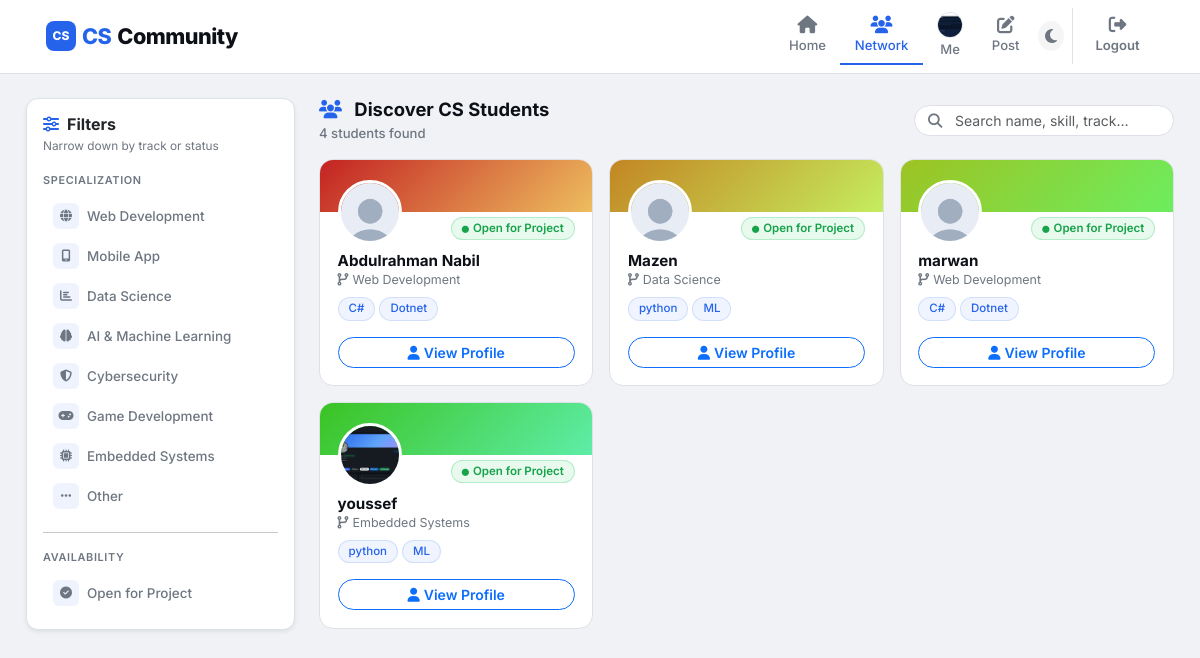
/network (signed in), run on the app's committed database.
### models.py (models this page shows, shortened)
class User(db.Model, UserMixin):
    id = db.Column(db.Integer, primary_key=True)
    username = db.Column(db.String(50), unique=True, nullable=False)
    email = db.Column(db.String(120), unique=True, nullable=False)
    password_hash = db.Column(db.String(256), nullable=False)
    track = db.Column(db.String(50), nullable=True)           # e.g. "Web Development", "AI & ML"
    skills = db.Column(db.String(200), nullable=True)          # comma-separated, e.g. "Python, React"
    available_for_project = db.Column(db.Boolean, default=True, nullable=False)
    github_link = db.Column(db.String(200), nullable=True)
    portfolio_link = db.Column(db.String(200), nullable=True)
    linkedin_link = db.Column(db.String(200), nullable=True)
    phone_number = db.Column(db.String(20), nullable=True)     # WhatsApp contact
    cv_file = db.Column(db.String(150), nullable=True)
    profile_image = db.Column(db.String(150), nullable=False, default='default_profile.png')
    posts = db.relationship("Post", back_populates="author", cascade="all, delete-orphan")
    comments = db.relationship("Comment", back_populates="author", cascade="all, delete-orphan")
    likes = db.relationship("Like", back_populates="user", cascade="all, delete-orphan")

### app.py (the view, shortened to what this page needs)
@app.route("/network")
@login_required
def network():
    search_q      = request.args.get("search", "").strip()
    track_filter  = request.args.get("track", "").strip()
    avail_filter  = request.args.get("available", "").strip()
    query = User.query.filter(User.id != current_user.id)
    if track_filter:
        query = query.filter(User.track == track_filter)
    if avail_filter == "yes":
        query = query.filter(User.available_for_project == True)
    users = query.order_by(
        User.available_for_project.desc(),
        User.username.asc()
    ).all()
    return render_template(
        "network.html",
        users=users,
        search_q=search_q,
        track_filter=track_filter,
        avail_filter=avail_filter,
        total=len(users),
    )

### app.py (called while the page is built)
def profile_image_url(filename: str) -> str:
    fn = filename if filename else "default_profile.png"
    return url_for("static", filename=f"uploads/profile_pics/{fn}")

@login_manager.user_loader
def load_user(user_id):
    return db.session.get(User, int(user_id))

### templates/network.html (shortened to what this page needs)
{% extends "base.html" %}
{% block content %}
<div class="row g-4">
    <div class="col-lg-3 d-none d-lg-block">
        <div class="card p-3 shadow-sm filter-sidebar">
            <h6 class="fw-bold mb-1 d-flex align-items-center gap-2">
                <i class="fas fa-sliders" style="color:var(--accent-color);"></i>
                Filters
            </h6>
            <p class="text-muted mb-3" style="font-size:0.74rem;">Narrow down by track or status</p>
            <p class="small fw-semibold text-muted mb-2 text-uppercase"
                style="font-size:0.68rem; letter-spacing:.06em;">
                Specialization
            </p>
            {% set tracks = [
            ('Web Development', 'fa-globe', '#2563eb'),
            ('Mobile App', 'fa-mobile-screen', '#7c3aed'),
            ('Data Science', 'fa-chart-bar', '#0891b2'),
            ('AI & Machine Learning', 'fa-brain', '#d97706'),
            ('Cybersecurity', 'fa-shield-halved', '#dc2626'),
            ('Game Development', 'fa-gamepad', '#16a34a'),
            ('Embedded Systems', 'fa-microchip', '#78716c'),
            ('Other', 'fa-ellipsis', '#6b7280'),
            ] %}
            {% for track_name, icon, color in tracks %}
            <a href="{{ url_for('network', track=track_name,
                          available=avail_filter if avail_filter else '',
                          search=search_q if search_q else '') }}"
                class="track-option {{ 'active-track' if track_filter == track_name }}" >
                <span class="track-icon" >
                    <i class="fas {{ icon }}"></i>
                </span>
                {{ track_name }}
            </a>
            {% endfor %}
            <hr class="my-3 opacity-25">
            <p class="small fw-semibold text-muted mb-2 text-uppercase"
                style="font-size:0.68rem; letter-spacing:.06em;">
                Availability
            </p>
            <a href="{{ url_for('network',
                          track=track_filter if track_filter else '',
                          available='' if avail_filter == 'yes' else 'yes',
                          search=search_q if search_q else '') }}"
                class="track-option {{ 'active-track' if avail_filter == 'yes' }}" >
                <span class="track-icon" >
                    <i class="fas fa-circle-check"></i>
                </span>
                Open for Project
            </a>
        </div>
    </div>
    <div class="col-lg-9">
        <div class="d-flex align-items-center justify-content-between mb-3 flex-wrap gap-2">
            <div>
                <h4 class="fw-bold mb-0" style="font-size:1.15rem;">
                    <i class="fas fa-users me-2" style="color:var(--accent-color);"></i>
                    Discover CS Students
                </h4>
                <p class="text-muted mb-0 result-count mt-1">
                    {% if total == 0 %}
                    No students found
                    {% elif total == 1 %}
                    1 student found
                    {% else %}
                    {{ total }} students found
                    {% endif %}
                </p>
            </div>
            <form method="GET" action="{{ url_for('network') }}" class="search-wrap" style="width:260px;">
                <input type="text" name="search" class="form-control form-control-sm"
                    placeholder="Search name, skill, track…" value="{{ search_q }}" autocomplete="off">
            </form>
        </div>
        {% if users %}
        <div class="row g-3">
            {% for user in users %}
            <div class="col-md-6 col-xl-4">
                <div class="user-card h-100">
                    <div class="user-card-banner" style="background:linear-gradient(135deg,
                 hsl({{ loop.index0 * 37 % 360 }}, 70%, 45%) 0%,
                 hsl({{ (loop.index0 * 37 + 40) % 360 }}, 80%, 65%) 100%);"></div>
                    <div class="user-card-body">
                        <div class="d-flex align-items-end justify-content-between mb-2">
                            <img src="{{ profile_image_url(user.profile_image) }}" alt="{{ user.username }}"
                                onerror="this.src='{{ url_for('static', filename='uploads/profile_pics/default_profile.png') }}'"
                                class="user-avatar">
                            {% if user.available_for_project %}
                            <span class="badge-avail mb-1">
                                <i class="fas fa-circle me-1" style="font-size:0.45rem;"></i>Open for Project
                            </span>
                            {% endif %}
                        </div>
                        <h6 class="fw-bold mb-0" style="font-size:0.95rem;">
                            {% if search_q and search_q.lower() in user.username.lower() %}
                            {{ user.username | replace(search_q, '<mark>' ~ search_q ~ '</mark>') | safe }}
                            {% else %}
                            {{ user.username }}
                            {% endif %}
                        </h6>
                        <p class="text-muted mb-2" style="font-size:0.78rem;">
                            <i class="fas fa-code-branch me-1"></i>{{ user.track or 'CS Student' }}
                        </p>
                        {% if user.skills %}
                        <div class="d-flex flex-wrap gap-1 mb-3">
                            {% set skill_list = user.skills.split(',') %}
                            {% for skill in skill_list[:3] %}
                            <span class="skill-chip">{{ skill.strip() }}</span>
                            {% endfor %}
                        </div>
                        {% else %}
                        <div class="mb-3"></div>
                        {% endif %}
                        <div class="mt-auto">
                            <a href="{{ url_for('profile', user_id=user.id) }}"
                                class="btn btn-sm btn-outline-primary w-100 rounded-pill fw-semibold">
                                <i class="fas fa-user me-1"></i>View Profile
                            </a>
                        </div>
                    </div>
                </div>
            </div>
            {% endfor %}
        </div>
        {% endif %}
    </div>
</div>
{% endblock %}

### templates/base.html (shortened to what this page needs)
<!DOCTYPE html>
<html lang="en" data-theme="light">
<head>
  <link href="https://cdn.jsdelivr.net/npm/bootstrap@5.3.0/dist/css/bootstrap.min.css" rel="stylesheet">
  <link rel="stylesheet" href="https://cdnjs.cloudflare.com/ajax/libs/font-awesome/6.4.0/css/all.min.css">
</head>
<body>
  <nav class="navbar navbar-expand-lg sticky-top">
    <div class="container-xl px-3">
      <a class="csc-brand" href="{{ url_for('landing') }}">
        <span class="csc-logo-icon">CS</span>
        <span class="brand-cs">CS</span><span class="brand-c">Community</span>
      </a>
      <div class="collapse navbar-collapse" id="navbarNav">
        <ul class="navbar-nav ms-auto align-items-center">
          {% if current_user.is_authenticated %}
          <li class="nav-item">
            <a class="nav-link {{ 'active' if request.endpoint == 'home' }}" href="{{ url_for('home') }}">
              <i class="fas fa-house"></i>Home
            </a>
          </li>
          <li class="nav-item">
            <a class="nav-link {{ 'active' if request.endpoint == 'network' }}" href="{{ url_for('network') }}">
              <i class="fas fa-users"></i>Network
            </a>
          </li>
          <li class="nav-item">
            <a class="nav-link {{ 'active' if request.endpoint in ['profile','me'] }}" href="{{ url_for('me') }}">
              <img src="{{ profile_image_url(current_user.profile_image) }}" class="profile-img-nav"
                alt="{{ current_user.username }}"
                onerror="this.src='{{ url_for('static', filename='uploads/profile_pics/default_profile.png') }}'">
              Me
            </a>
          </li>
          <li class="nav-item">
            <a class="nav-link {{ 'active' if request.endpoint == 'new_post' }}" href="{{ url_for('new_post') }}">
              <i class="fas fa-pen-to-square"></i>Post
            </a>
          </li>
          <li class="nav-item d-none d-lg-block mx-1">
            <div class="theme-toggle" id="theme-toggle"></div>
          </li>
          <li class="nav-item border-start ps-2 ms-1">
            <a class="nav-link text-danger fw-semibold" href="{{ url_for('logout') }}">
              <i class="fas fa-right-from-bracket"></i>Logout
            </a>
          </li>
          {% endif %}
        </ul>
      </div>
    </div>
  </nav>
  <div class="page-wrapper">
    {% block content %}{% endblock %}
  </div>
</body>
</html>

### templates/base.html (style rules this page uses)
:root { --bg-color: #f0f2f5; --card-bg: #ffffff; --text-main: #0d1117; --text-muted: #6e7681; --nav-bg: #ffffff; --accent-color: #2563eb; --accent-hover: #1d4ed8; --border-color: #dde1e7; --success-bg: #dcfce7; --badge-track: #eff6ff; }
*, *::before, *::after { box-sizing: border-box; }
body { background-color: var(--bg-color); font-family: 'Inter', system-ui, sans-serif; color: var(--text-main); transition: background-color 0.25s, color 0.25s; }
.navbar { background-color: var(--nav-bg); border-bottom: 1px solid var(--border-color); padding: 0.25rem 0; transition: background-color 0.25s; }
.csc-brand { font-weight: 800; font-size: 1.35rem; letter-spacing: -0.5px; text-decoration: none; display: flex; align-items: center; gap: 6px; }
.csc-logo-icon { display: inline-flex; align-items: center; justify-content: center; width: 30px; height: 30px; border-radius: 8px; background: var(--accent-color); color: #fff; font-size: 0.75rem; font-weight: 800; letter-spacing: 0; flex-shrink: 0; }
.csc-brand .brand-cs { color: var(--accent-color); }
.csc-brand .brand-c { color: var(--text-main); }
.nav-link { color: var(--text-muted) !important; font-weight: 500; font-size: 0.82rem; display: flex; flex-direction: column; align-items: center; padding: 0.5rem 0.9rem !important; transition: color 0.15s; border-bottom: 2px solid transparent; margin-bottom: -1px; }
.nav-link.active { color: var(--accent-color) !important; border-bottom: 2px solid var(--accent-color); }
.nav-link i { font-size: 1.1rem; margin-bottom: 2px; }
.profile-img-nav { width: 26px; height: 26px; border-radius: 50%; object-fit: cover; border: 1.5px solid var(--border-color); margin-bottom: 2px; }
.card { background-color: var(--card-bg); border: 1px solid var(--border-color); border-radius: 12px; box-shadow: 0 1px 3px rgba(0, 0, 0, 0.04); margin-bottom: 1rem; transition: background-color 0.25s, border-color 0.25s; }
.theme-toggle { cursor: pointer; padding: 7px; border-radius: 50%; background: rgba(0, 0, 0, 0.04); display: flex; align-items: center; justify-content: center; transition: background 0.2s; color: var(--text-muted); }
.page-wrapper { max-width: 1180px; margin: 0 auto; padding: 1.5rem 1rem; }
.text-muted { color: var(--text-muted) !important; }
a { transition: color 0.15s; }

### templates/network.html (style rules this page uses)
.filter-sidebar { position: sticky; top: 80px; }
.search-wrap { position: relative; }
.search-wrap input { padding-left: 2.5rem; border-radius: 50px !important; border: 1.5px solid var(--border-color); background: var(--card-bg); color: var(--text-main); transition: border-color 0.2s, box-shadow 0.2s; }
.track-option { display: flex; align-items: center; gap: 8px; padding: 7px 10px; border-radius: 8px; cursor: pointer; font-size: 0.84rem; font-weight: 500; color: var(--text-muted); text-decoration: none; transition: background 0.15s, color 0.15s; }
.track-icon { width: 26px; height: 26px; border-radius: 6px; display: flex; align-items: center; justify-content: center; font-size: 0.75rem; background: rgba(37, 99, 235, 0.08); flex-shrink: 0; }
.user-card { border-radius: 14px; border: 1px solid var(--border-color); background: var(--card-bg); transition: box-shadow 0.2s, transform 0.2s; overflow: hidden; display: flex; flex-direction: column; }
.user-card-banner { height: 52px; background: linear-gradient(135deg, var(--accent-color) 0%, #60a5fa 100%); }
.user-card-body { padding: 0 1.1rem 1.1rem; flex: 1; display: flex; flex-direction: column; }
.user-avatar { width: 64px; height: 64px; border-radius: 50%; object-fit: cover; border: 3px solid var(--card-bg); margin-top: -32px; display: block; background: var(--card-bg); }
.badge-avail { background: rgba(34, 197, 94, 0.1); color: #16a34a; border: 1px solid rgba(34, 197, 94, 0.25); border-radius: 50px; font-size: 0.72rem; font-weight: 600; padding: 2px 10px; white-space: nowrap; }
.skill-chip { background: rgba(37, 99, 235, 0.07); color: var(--accent-color); border: 1px solid rgba(37, 99, 235, 0.15); border-radius: 50px; font-size: 0.72rem; font-weight: 500; padding: 2px 10px; }
.result-count { font-size: 0.82rem; color: var(--text-muted); font-weight: 500; }

### data on the page
User: profile_image (picture)
User: profile_image (placeholder picture), available_for_project True (drawn), username "Abdulrahman Nabil", track "Web Development", strip "C#" "Dotnet"
User: profile_image (placeholder picture), available_for_project True (drawn), username "Mazen", track "Data Science", strip "python" "ML"
User: profile_image (placeholder picture), available_for_project True (drawn), username "marwan", track "Web Development", strip "C#" "Dotnet"
User: profile_image (picture), available_for_project True (drawn), username "youssef", track "Embedded Systems", strip "python" "ML"

### other printed values
{{ track_name }} "Web Development" "Mobile App" "Data Science" "AI & Machine Learning" "Cybersecurity" "Game Development" "Embedded Systems" "Other"
{{ total }} "4"
